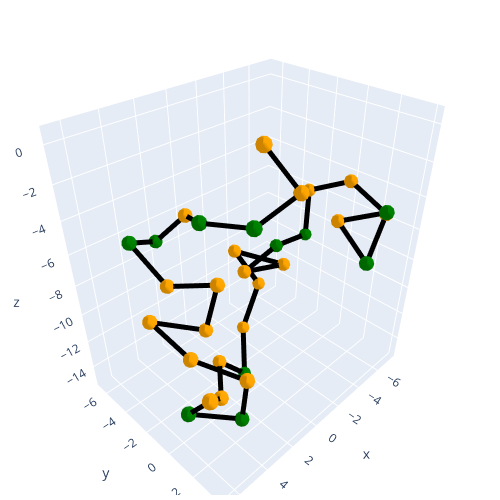

Write notebook code for a chart like this one.
### Code cell
batch_size = 1
sequence = torch.randint(0, NR_OF_MOLS, (32,), device=device)
#sequence = torch.tensor([0,0,0,0,0,0,1,1,1,1,1,1,0,0,0,0,0,0], dtype=int, device=device)

type_i = torch.unsqueeze(sequence, 1) # [N, 1]
type_j = torch.unsqueeze(sequence, 0) # [1, N]
pairwise_coef = torch.triu(energy_lut[type_i, type_j], diagonal=1) # [N, N]

protein_length = sequence.shape[0]
positions = torch.nn.Parameter(initialize_random_walk(batch_size, protein_length, BOND_LENGTH * 3))

plot_protein(sequence.cpu().numpy(), positions[0].cpu().detach().numpy()).show()

optimizer = torch.optim.Adam([positions], lr=0.1)

### Figure 1 — Plotly figure (JSON) as saved in the notebook; plotly's stock layout.template omitted (floating-point values rounded to 4 significant figures; data arrays with more than 128 entries replaced by an {"elided": "..."} marker saying what was removed)
{"data": [{"color": "green", "hoverinfo": "skip", "i": {"elided": "880 int values"}, "j": {"elided": "880 int values"}, "k": {"elided": "880 int values"}, "type": "mesh3d", "x": {"elided": "693 float values"}, "y": {"elided": "693 float values"}, "z": {"elided": "693 float values"}}, {"color": "orange", "hoverinfo": "skip", "i": {"elided": "1680 int values"}, "j": {"elided": "1680 int values"}, "k": {"elided": "1680 int values"}, "type": "mesh3d", "x": {"elided": "1323 float values"}, "y": {"elided": "1323 float values"}, "z": {"elided": "1323 float values"}}, {"color": "blue", "hoverinfo": "skip", "i": [], "j": [], "k": [], "type": "mesh3d", "x": [], "y": [], "z": []}, {"line": {"color": "black", "width": 10}, "mode": "lines", "type": "scatter3d", "x": [0, -1.195, 1.669, 2.556, 1.423, 2.163, 4.515, 3.691, 2.46, 3.053, 5.347, 5.083, 3.683, 3.81, 6.178, 6.191, 4.478, 2.545, 0.6255, -1.239, -2.698, -1.466, -3.371, -0.4906, -3.465, -6.394, -6.623, -7.012, -6.421, -4.08, -4.968, -5.436], "y": [0, 1.346, 1.05, -1.767, -4.314, -6.233, -5.118, -3.347, -0.742, -1.145, -2.839, 0.02557, 2.611, 2.334, 0.9504, 2.736, 1.516, -0.7414, -0.7227, -2.734, -2.838, -3.629, -1.46, -1.821, -2.16, -2.372, -2.473, 0.1543, 3.014, 3.641, 0.9793, 3.58], "z": [0, -2.4, -3.243, -3.774, -4.883, -7.067, -5.575, -7.853, -7.017, -9.93, -9.001, -9.853, -10.45, -13.44, -12.22, -9.81, -11.95, -12.36, -14.66, -13.45, -10.83, -8.21, -9.026, -8.269, -8.078, -8.691, -5.701, -4.306, -4.994, -6.763, -5.702, -4.281]}], "layout": {"height": 500, "margin": {"b": 5, "l": 5, "r": 5, "t": 30}, "scene": {"aspectmode": "data", "aspectratio": {"x": 1.057, "y": 0.8081, "z": 1.171}}, "uirevision": "constant", "width": 500}}
